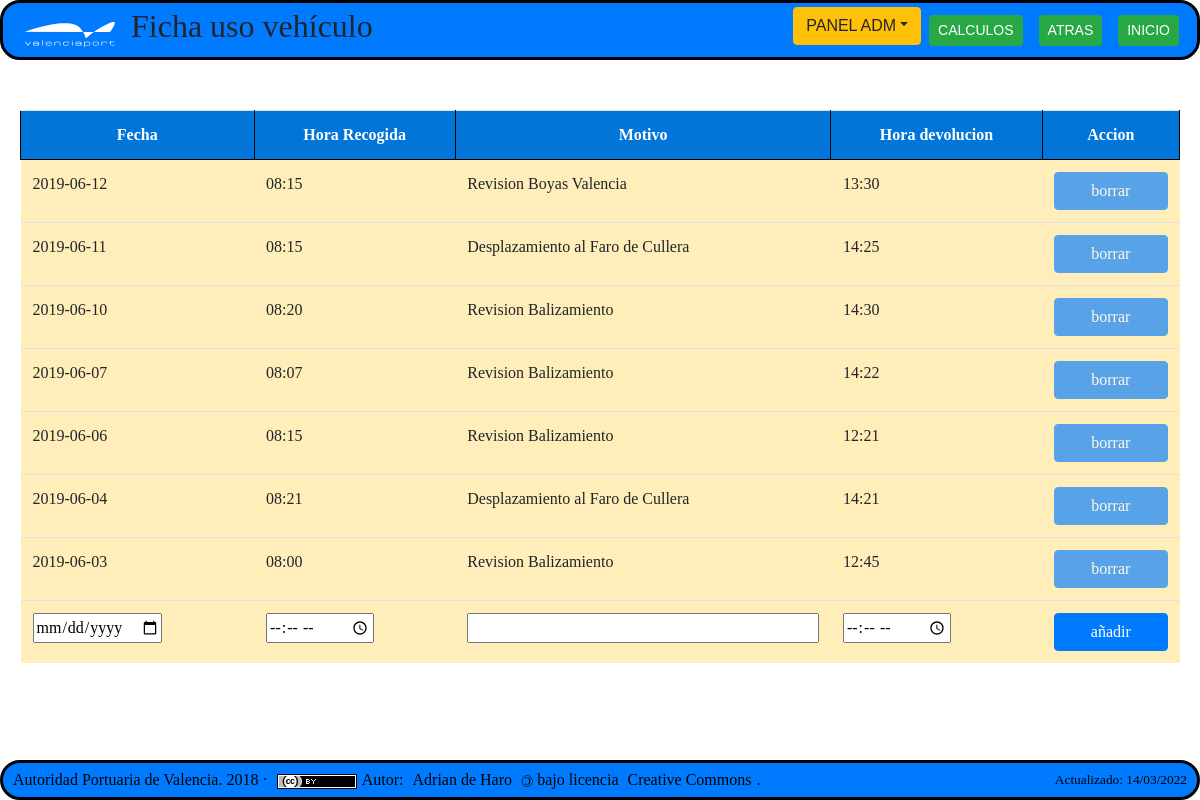
The page /cochecitoold.php on the database its author committed.
### tables this page shows
CREATE TABLE `cochecito` (
  `usuario` varchar(10) NOT NULL,
  `fecha` date NOT NULL,
  `horaE` varchar(5) DEFAULT NULL,
  `horaS` varchar(5) DEFAULT NULL,
  `motivo` varchar(100) NOT NULL,
  PRIMARY KEY (`usuario`,`fecha`),
  CONSTRAINT `cochecito_FK` FOREIGN KEY (`usuario`) REFERENCES `usuarios` (`usuario`)
);

### cochecitoold.php (the view, shortened to what this page needs)
<!DOCTYPE html>
<html lang="es">
<head>
    <link href="./css/bootstrap.min.css" rel="stylesheet" />
    <link type="text/css" href="./css/style.css" rel="stylesheet" media="screen" />
</head>
<body>
    <?php
    include 'funciones.php';
    ?>
    <div class="container-fluid" style="margin-top:90px;margin-bottom:60px;">
        <div class="row">
            <div class="col-12" style="padding:20px">
                <div class="table-responsive">
                    <table class="table table-hover">
                        <tr class="info-color-dark">
                            <th>Fecha</th>
                            <th>Hora Recogida </th>
                            <th>Motivo</th>
                            <th>Hora devolucion</th>
                            <th>Accion</th>
                        </tr>
                        <?php
                        $db = conectaDb();
                        $consulta = "SELECT * FROM cochecito order by fecha desc";
                        $result = $db->prepare($consulta);
                        $result->execute();
                        if (!$result || $result->rowCount() == 0) {
                            echo "<p>Error en la consulta o sin resultados</p>\n";
                        } else {
                            $cont=0;
                            foreach ($result as $i) {
                                echo "<tr class='table-warning seleccion2' id='mostrar".$cont."'>
                                    <td id='fechain".$cont."'>$i[fecha]</td>
                                    <td id='horaEin".$cont."'>$i[horaE]</td>
                                    <td id='motivoin".$cont."'>$i[motivo]</td>
                                    <td id='horaSin".$cont."'>$i[horaS]</td>
                                    <td> <a href=\"./modBBDDcochecito.php?usuario=$i[usuario]&fecha=$i[fecha]&motivo=$i[motivo]&horaE=$i[horaE]&horaS=$i[horaS]&accion=del\" class=\"btn btn-primary btn-xs disabled btn-block\"> borrar </a> </td>
                                </tr>\n";
                                $cont++;
                            }
                        }
                        ?>
                        <form action="./modBBDDcochecito.php" method="post">
                        <tr class='table-warning'>
                            <td><input type="date" name="fecha" /></td>
                            <td><input type="time" name="horaE" /></td>
                            <td><input type="text" name="motivo" style="width: 100%;" /></td>
                            <td><input type="time" name="horaS" /></td>
                            <td colspan="2"><input type="submit" value="añadir" class="btn btn-primary btn-xs btn-block" /></td>
                        </tr>
                    </form>
                    </table>
                </div>
            </div>
        </div>
    </div>
</body>
</html>

### css/style.css (style rules this page uses)
body { background: url(../img/images/fondo-home.jpg) no-repeat center center; background-size: cover; -moz-background-size: cover; -webkit-background-size: cover; -o-background-size: cover; background-attachment: fixed; }
body, input, select, textarea { font-family: "Merriweather", Georgia, serif; font-size: 1em; }
th { text-align: center; background-color: #0275d8; color: white; border: 1px solid black; }

### rows shown on the page
cochecito: fecha "2019-06-12", horaE "08:15", motivo "Revision Boyas Valencia", horaS "13:30"
cochecito: fecha "2019-06-11", horaE "08:15", motivo "Desplazamiento al Faro de Cullera", horaS "14:25"
cochecito: fecha "2019-06-10", horaE "08:20", motivo "Revision Balizamiento", horaS "14:30"
cochecito: fecha "2019-06-07", horaE "08:07", motivo "Revision Balizamiento", horaS "14:22"
cochecito: fecha "2019-06-06", horaE "08:15", motivo "Revision Balizamiento", horaS "12:21"
cochecito: fecha "2019-06-04", horaE "08:21", motivo "Desplazamiento al Faro de Cullera", horaS "14:21"
cochecito: fecha "2019-06-03", horaE "08:00", motivo "Revision Balizamiento", horaS "12:45"
